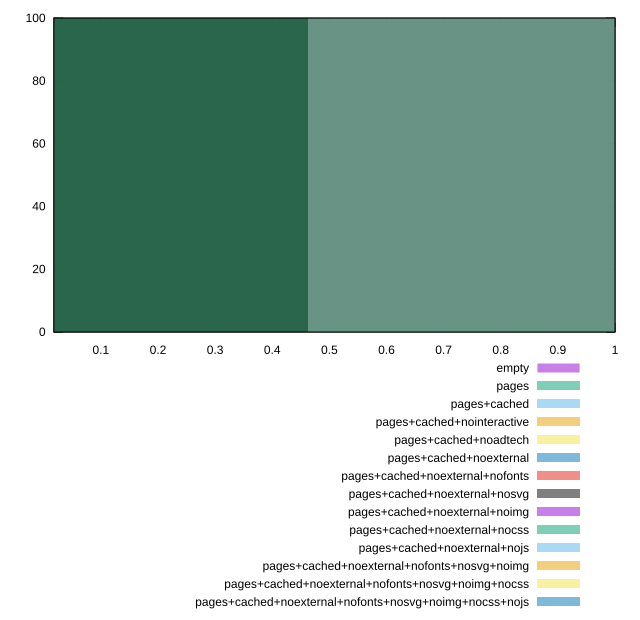

Write gnuplot code to recreate this figure.
reset
set terminal svg size 640, 620 enhanced background rgb 'white'
set output "reprap/total-byte-weight/comparison/histogram/all_score.svg"

$empty <<EOF
0.9242170792068634 100
EOF

$pages <<EOF
0.9242170792068634 2
0 98
EOF

$pagesCached <<EOF
0.9242170792068634 1
0 99
EOF

$pagesCachedNointeractive <<EOF
0 100
EOF

$pagesCachedNoadtech <<EOF
0 100
EOF

$pagesCachedNoexternal <<EOF
0 100
EOF

$pagesCachedNoexternalNofonts <<EOF
0 100
EOF

$pagesCachedNoexternalNosvg <<EOF
0 100
EOF

$pagesCachedNoexternalNoimg <<EOF
0.9242170792068634 100
EOF

$pagesCachedNoexternalNocss <<EOF
0 100
EOF

$pagesCachedNoexternalNojs <<EOF
0.9242170792068634 100
EOF

$pagesCachedNoexternalNofontsNosvgNoimg <<EOF
0.9242170792068634 100
EOF

$pagesCachedNoexternalNofontsNosvgNoimgNocss <<EOF
0.9242170792068634 100
EOF

$pagesCachedNoexternalNofontsNosvgNoimgNocssNojs <<EOF
0.9242170792068634 100
EOF

set key outside below
set boxwidth 0.9242170792068634
set yrange [0:100]
set style fill transparent solid 0.5 noborder

plot \
  $empty title "empty" with boxes, \
  $pages title "pages" with boxes, \
  $pagesCached title "pages+cached" with boxes, \
  $pagesCachedNointeractive title "pages+cached+nointeractive" with boxes, \
  $pagesCachedNoadtech title "pages+cached+noadtech" with boxes, \
  $pagesCachedNoexternal title "pages+cached+noexternal" with boxes, \
  $pagesCachedNoexternalNofonts title "pages+cached+noexternal+nofonts" with boxes, \
  $pagesCachedNoexternalNosvg title "pages+cached+noexternal+nosvg" with boxes, \
  $pagesCachedNoexternalNoimg title "pages+cached+noexternal+noimg" with boxes, \
  $pagesCachedNoexternalNocss title "pages+cached+noexternal+nocss" with boxes, \
  $pagesCachedNoexternalNojs title "pages+cached+noexternal+nojs" with boxes, \
  $pagesCachedNoexternalNofontsNosvgNoimg title "pages+cached+noexternal+nofonts+nosvg+noimg" with boxes, \
  $pagesCachedNoexternalNofontsNosvgNoimgNocss title "pages+cached+noexternal+nofonts+nosvg+noimg+nocss" with boxes, \
  $pagesCachedNoexternalNofontsNosvgNoimgNocssNojs title "pages+cached+noexternal+nofonts+nosvg+noimg+nocss+nojs" with boxes, \


reset
